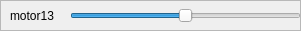
       <widget class="QFrame" name="frame_32">
        <property name="geometry">
         <rect>
          <x>0</x>
          <y>630</y>
          <width>301</width>
          <height>31</height>
         </rect>
        </property>
        <property name="frameShape">
         <enum>QFrame::StyledPanel</enum>
        </property>
        <property name="frameShadow">
         <enum>QFrame::Raised</enum>
        </property>
        <widget class="QSlider" name="motor13">
         <property name="geometry">
          <rect>
           <x>70</x>
           <y>0</y>
           <width>231</width>
           <height>31</height>
          </rect>
         </property>
         <property name="minimum">
          <number>-50</number>
         </property>
         <property name="maximum">
          <number>50</number>
         </property>
         <property name="orientation">
          <enum>Qt::Horizontal</enum>
         </property>
        </widget>
        <widget class="QLabel" name="label_31">
         <property name="geometry">
          <rect>
           <x>10</x>
           <y>0</y>
           <width>91</width>
           <height>31</height>
          </rect>
         </property>
         <property name="text">
          <string>motor13</string>
         </property>
        </widget>
        <widget class="QFrame" name="frame_33">
         <property name="geometry">
          <rect>
           <x>40</x>
           <y>30</y>
           <width>301</width>
           <height>31</height>
          </rect>
         </property>
         <property name="frameShape">
          <enum>QFrame::StyledPanel</enum>
         </property>
         <property name="frameShadow">
          <enum>QFrame::Raised</enum>
         </property>
         <widget class="QSlider" name="horizontalSlider_26">
          <property name="geometry">
           <rect>
            <x>70</x>
            <y>0</y>
            <width>231</width>
            <height>31</height>
           </rect>
          </property>
          <property name="orientation">
           <enum>Qt::Horizontal</enum>
          </property>
         </widget>
         <widget class="QLabel" name="label_32">
          <property name="geometry">
           <rect>
            <x>10</x>
            <y>0</y>
            <width>91</width>
            <height>31</height>
           </rect>
          </property>
          <property name="text">
           <string>motor0</string>
          </property>
         </widget>
        </widget>
        <widget class="QFrame" name="frame_34">
         <property name="geometry">
          <rect>
           <x>20</x>
           <y>30</y>
           <width>301</width>
           <height>31</height>
          </rect>
         </property>
         <property name="frameShape">
          <enum>QFrame::StyledPanel</enum>
         </property>
         <property name="frameShadow">
          <enum>QFrame::Raised</enum>
         </property>
         <widget class="QSlider" name="horizontalSlider_27">
          <property name="geometry">
           <rect>
            <x>70</x>
            <y>0</y>
            <width>231</width>
            <height>31</height>
           </rect>
          </property>
          <property name="orientation">
           <enum>Qt::Horizontal</enum>
          </property>
         </widget>
         <widget class="QLabel" name="label_33">
          <property name="geometry">
           <rect>
            <x>10</x>
            <y>0</y>
            <width>91</width>
            <height>31</height>
           </rect>
          </property>
          <property name="text">
           <string>motor0</string>
          </property>
         </widget>
         <widget class="QFrame" name="frame_35">
          <property name="geometry">
           <rect>
            <x>40</x>
            <y>30</y>
            <width>301</width>
            <height>31</height>
           </rect>
          </property>
          <property name="frameShape">
           <enum>QFrame::StyledPanel</enum>
          </property>
          <property name="frameShadow">
           <enum>QFrame::Raised</enum>
          </property>
          <widget class="QSlider" name="horizontalSlider_28">
           <property name="geometry">
            <rect>
             <x>70</x>
             <y>0</y>
             <width>231</width>
             <height>31</height>
            </rect>
           </property>
           <property name="orientation">
            <enum>Qt::Horizontal</enum>
           </property>
          </widget>
          <widget class="QLabel" name="label_34">
           <property name="geometry">
            <rect>
             <x>10</x>
             <y>0</y>
             <width>91</width>
             <height>31</height>
            </rect>
           </property>
           <property name="text">
            <string>motor0</string>
           </property>
          </widget>
         </widget>
        </widget>
       </widget>
